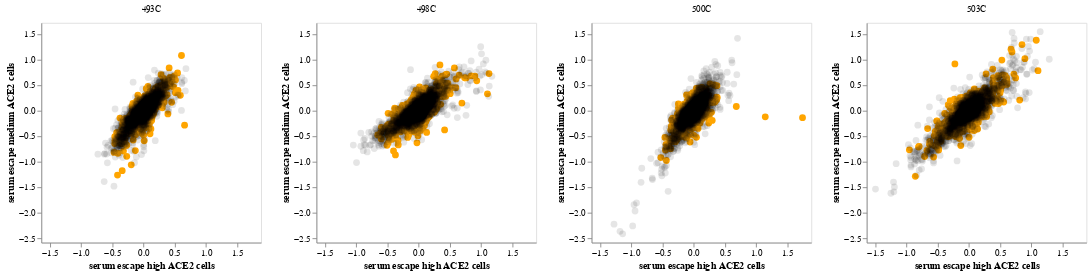

The notebook cell saved with this chart:
### Markdown cell above
## Plot yeast affinity data against monomeric-ACE2/dimeric-ACE2 measured with RBD or full spike lenti libraries

### Code cell
alt.data_transformers.disable_max_rows()


slider_1 = alt.binding_range(
    min=sera_escape["times_seen_x"].min(),
    max=sera_escape["times_seen_x"].max(),
    step=1,
    name="times seen",
)
selector_1 = alt.selection_point(
    name="SelectorName1",
    fields=["times_seen_x"],
    bind=slider_1,
    value= 3,
)


corr_chart = (
    alt.Chart(sera_escape)
    .encode(
        x=alt.X(
            "escape_median_high",
            title="serum escape high ACE2 cells",
            axis=alt.Axis(grid=False),
            scale=alt.Scale(domain=[sera_escape["escape_median_high"].min(),
                                    sera_escape["escape_median_high"].max()],
                            padding=10)
        ),
        y=alt.Y(
            "escape_median_medium",
            title="serum escape medium ACE2 cells",
            axis=alt.Axis(grid=False),
            scale=alt.Scale(domain=[sera_escape["escape_median_medium"].min(),
                                    sera_escape["escape_median_medium"].max()],
                            padding=10),
        ),
        facet=alt.Facet("sera_x", columns=4, title=None),
        tooltip=[
            alt.Tooltip(c, format=".3g") if sera_escape[c].dtypes == float
            else c
            for c in sera_escape.columns.tolist()
        ],
        opacity=alt.condition(
        alt.FieldOneOfPredicate('site_x', list(range(13, 331))),
        alt.value(1),
        alt.value(0.1)),
        color=alt.condition(
        alt.FieldOneOfPredicate('site_x',list(range(13, 331))),
        alt.value('orange'),     
        alt.value('black'))
    ) 
    .mark_circle(filled=True, size=60, opacity=0.4)
    .resolve_scale(y="independent", x="independent")
    .properties(width=250, height=250)
    .add_params(selector_1)
    .transform_filter(alt.datum["times_seen_x"] > selector_1["times_seen_x"])
)

corr_chart

### Figure 1 — Vega-Lite specification as saved in the notebook (floating-point values rounded to 4 significant figures; data arrays with more than 128 entries replaced by an {"elided": "..."} marker saying what was removed)
{"config": {"view": {"continuousWidth": 300, "continuousHeight": 300}}, "data": {"name": "data-9d01be8155652d6ad5dfb536a32470a1"}, "mark": {"type": "circle", "filled": true, "opacity": 0.4, "size": 60}, "encoding": {"color": {"condition": {"test": {"field": "site_x", "oneOf": {"elided": "318 int values"}}, "value": "orange"}, "value": "black"}, "facet": {"columns": 4, "field": "sera_x", "title": null, "type": "nominal"}, "opacity": {"condition": {"test": {"field": "site_x", "oneOf": {"elided": "318 int values"}}, "value": 1}, "value": 0.1}, "tooltip": [{"field": "mutation", "type": "nominal"}, {"field": "site_x", "type": "quantitative"}, {"field": "escape_median_high", "format": ".3g", "type": "quantitative"}, {"field": "escape_median_medium", "format": ".3g", "type": "quantitative"}, {"field": "times_seen_x", "format": ".3g", "type": "quantitative"}, {"field": "sera_x", "type": "nominal"}], "x": {"axis": {"grid": false}, "field": "escape_median_high", "scale": {"domain": [-1.495, 1.744], "padding": 10}, "title": "serum escape high ACE2 cells", "type": "quantitative"}, "y": {"axis": {"grid": false}, "field": "escape_median_medium", "scale": {"domain": [-2.407, 1.543], "padding": 10}, "title": "serum escape medium ACE2 cells", "type": "quantitative"}}, "height": 250, "params": [{"name": "SelectorName1", "select": {"type": "point", "fields": ["times_seen_x"]}, "bind": {"input": "range", "max": 80.0, "min": 0.3333, "name": "times seen", "step": 1}, "value": 3}], "resolve": {"scale": {"x": "independent", "y": "independent"}}, "transform": [{"filter": "(datum['times_seen_x'] > SelectorName1['times_seen_x'])"}], "width": 250, "$schema": "https://vega.github.io/schema/vega-lite/v5.8.0.json", "datasets": {"data-9d01be8155652d6ad5dfb536a32470a1": {"elided": "25011 records"}}}
